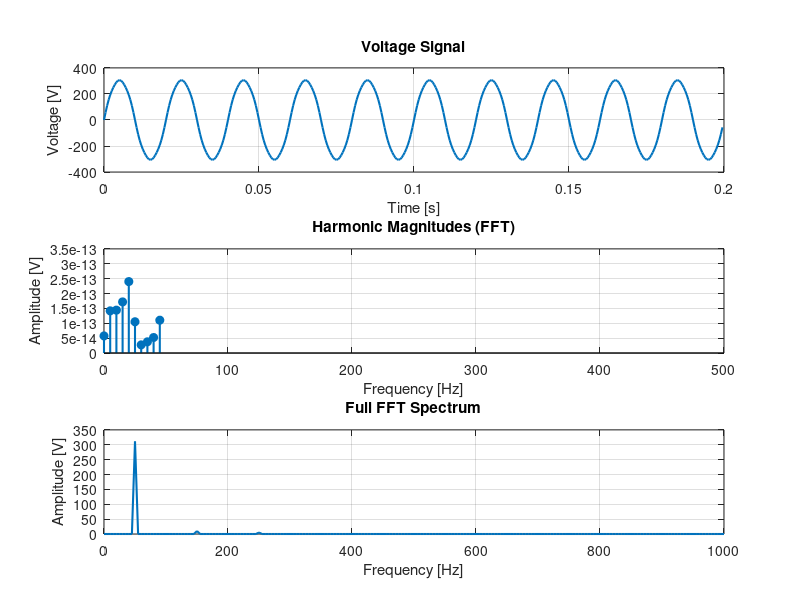

Recreate this plot in MATLAB.
%% FFT THD Calculation with Full Spectrum Plot
clear; clc; close all;

%% --- Signal Settings ---
fs       = 2000;       % Sampling frequency (Hz)
f_signal = 50;         % Fundamental frequency (Hz)
duration = 0.2;        % Signal duration (s)
t        = (0:1/fs:duration-1/fs)';  % Column vector

% Voltage signal: fundamental + harmonics
V_amp = 220*sqrt(2);   % Peak amplitude for 220 Vrms
voltage = V_amp*sin(2*pi*f_signal*t) + ...
          10*sin(2*pi*3*f_signal*t) + ...
          5*sin(2*pi*5*f_signal*t);  % Add harmonics

N = length(t);          % number of samples

%% --- FFT Calculation ---
V_fft = fft(voltage)/N;          % FFT and normalize
V_mag = 2*abs(V_fft(1:N/2+1));   % Single-sided amplitude spectrum
f = (0:N/2)*fs/N;                % Frequency vector

% Find fundamental index
[~,fund_idx] = min(abs(f - f_signal));

% THD calculation (exclude fundamental)
V_thd = sqrt(sum(V_mag(2:end).^2) - V_mag(fund_idx)^2) / V_mag(fund_idx);
fprintf('Voltage THD (FFT) = %.3f %%\n', V_thd*100);

%% --- Plots ---

figure('Name','Voltage Signal and FFT','Units','normalized','Position',[0.05 0.05 0.9 0.7]);

% Time-domain waveform
subplot(3,1,1);
plot(t, voltage, 'LineWidth', 1.5); grid on;
xlabel('Time [s]'); ylabel('Voltage [V]');
title('Voltage Signal');

% Zoomed harmonic magnitude (first 10 harmonics)
subplot(3,1,2);
stem(f(1:10), V_mag(1:10), 'filled','LineWidth',1.5); grid on;
xlabel('Frequency [Hz]'); ylabel('Amplitude [V]');
title('Harmonic Magnitudes (FFT)');
xlim([0 10*f_signal]);

% Full FFT spectrum
subplot(3,1,3);
plot(f, V_mag, 'LineWidth', 1.5); grid on;
xlabel('Frequency [Hz]'); ylabel('Amplitude [V]');
title('Full FFT Spectrum');
xlim([0 fs/2]);  % Up to Nyquist frequency
